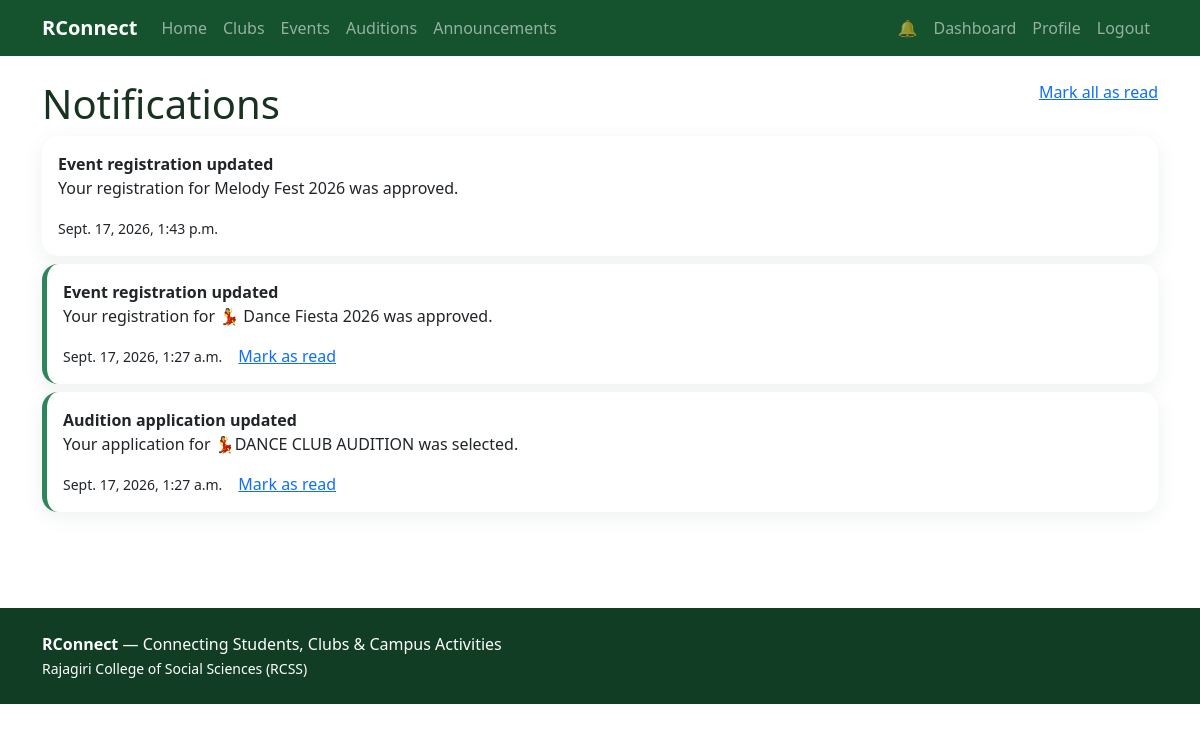
The app's page /notifications/ (signed in) with its own data.
### core/models.py (models this page shows, shortened)
class Notification(models.Model):
    recipient=models.ForeignKey(settings.AUTH_USER_MODEL,on_delete=models.CASCADE,related_name="notifications")
    title=models.CharField(max_length=200); message=models.TextField()
    notification_type=models.CharField(max_length=30,default="GENERAL")
    created_at=models.DateTimeField(auto_now_add=True); is_read=models.BooleanField(default=False)
    class Meta: ordering=["-created_at"]

### core/views.py (the view)
# urls.py: path("notifications/",views.notifications,name="notifications"),
@login_required
def notifications(request):
    qs=request.user.notifications.all()
    return render(request,"core/notifications.html",{"notifications":qs})

### core/context_processors.py (called while the page is built)
def notifications(request):
    if not request.user.is_authenticated:
        return {"unread_notification_count": 0}
    return {"unread_notification_count": request.user.notifications.filter(is_read=False).count()}

### templates/core/notifications.html
{% extends "base.html" %}{% block title %}Notifications{% endblock %}{% block content %}<div class="d-flex justify-content-between"><h1>Notifications</h1><a href="{% url 'core:mark_all_read' %}">Mark all as read</a></div>{% for n in notifications %}<div class="card mb-2 {% if not n.is_read %}unread{% endif %}"><div class="card-body"><strong>{{ n.title }}</strong><p>{{ n.message }}</p><small>{{ n.created_at }}</small>{% if not n.is_read %}<a class="ms-3" href="{% url 'core:mark_read' n.pk %}">Mark as read</a>{% endif %}</div></div>{% empty %}<div class="empty">No notifications.</div>{% endfor %}{% endblock %}

### static/css/style.css (style rules this page uses)
:root { --green:#14532d;--green2:#2f855a;--light:#f3faf5 }
body { background:#fff;color:#17321f;font-family:system-ui,-apple-system,Segoe UI,Roboto,sans-serif }
.card { border:0;box-shadow:0 5px 20px rgba(20,83,45,.08);border-radius:16px }
.unread { border-left:5px solid var(--green2) }

### records on screen
Notification: title "Event registration updated", message "Your registration for Melody Fest 2026 was approved.", created_at "Sept. 17, 2026, 1:43 p.m."
Notification: title "Event registration updated", message "Your registration for 💃 Dance Fiesta 2026 was approved.", created_at "Sept. 17, 2026, 1:27 a.m.", is_read "Mark as read"
Notification: title "Audition application updated", message "Your application for 💃DANCE CLUB AUDITION was selected.", created_at "Sept. 17, 2026, 1:27 a.m.", is_read "Mark as read"
